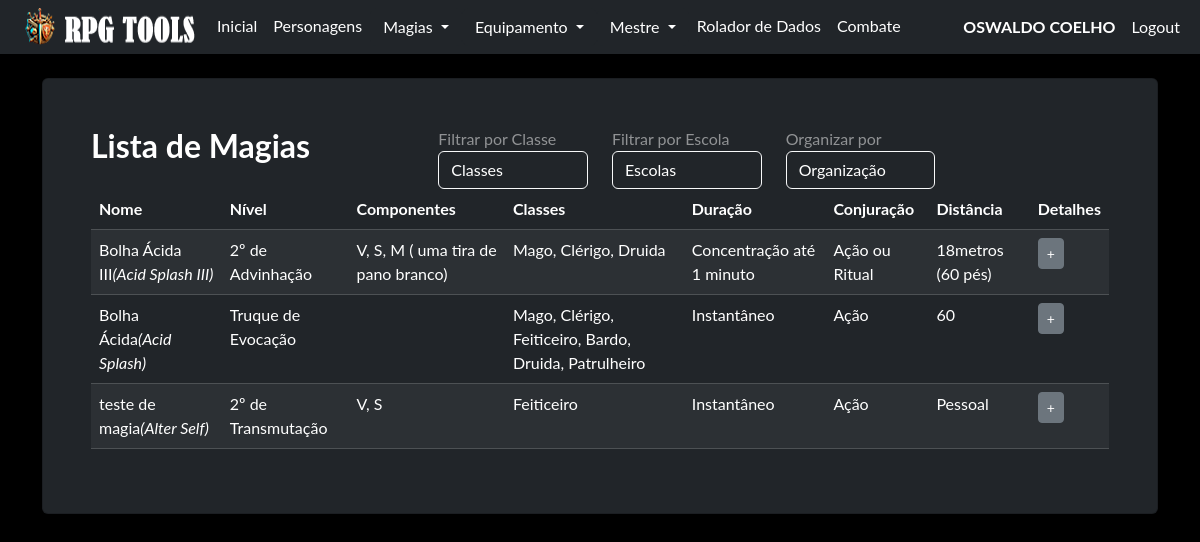
Page /magia/ (signed in) on the committed database.
### model/user_model.py (models this page shows, shortened)
class User(db.Model, UserMixin):
    __tablename__ = "user"
    id = db.Column('id', db.Integer, primary_key=True)
    nome = db.Column('nome', db.String(150))
    sobrenome = db.Column('sobrenome', db.String(150))
    email = db.Column('email', db.String(50), unique=True)
    telefone = db.Column('telefone', db.String(15), unique=True, nullable=False)
    login = db.Column('login', db.String(50), unique=True, nullable=False)
    senha = db.Column('senha', db.String(550), nullable=False)
    tipo = db.Column('tipo', db.String(25), nullable=False, default="none")
    personagens = db.relationship("Personagem", foreign_keys=[Personagem.id_user], back_populates="user")

### model/magias_model.py (models this page shows, shortened)
class Magias(db.Model):
    __tablename__ = "magias"
    id = db.Column(db.Integer, primary_key=True)
    magia = db.Column(db.JSON, nullable=False)
    @classmethod
    def filtrar_magias(cls, classe=None, escola=None, organizar=None, pt=True):
        query = cls.query
        if classe and classe != "Todas":
            classe_numero = CLASSES_NUMERO.get(classe)
            if classe_numero is not None:
                query = query.filter(cls.magia['classes'].contains([classe_numero]))
        if escola and escola != "Todas":
            escola_numero = ESCOLAS_NUMERO.get(escola)
            if escola_numero is not None:
                query = query.filter(cls.magia['escola'] == escola_numero)
        if organizar == 'Nome':
            query = query.order_by(asc(cls.magia['nome'])) if pt else query.order_by(asc(cls.magia['spellname']))
        elif organizar == 'NomeOriginal':
            query = query.order_by(asc(cls.magia['spellname']))
        else:
            query = query.order_by(asc(cls.magia['nome']))
        return query.all()

### routes/magia.py (the view)
@blueprint_magia.route('/', methods=['GET', 'POST'])
def index_magia():
    if request.method == 'GET':
        classe = request.args.get('classe', 'Todas')
        escola = request.args.get('escola', 'Todas')
        organizar = request.args.get('organizar', 'Nome')
        magias = Magias.filtrar_magias(classe=classe, escola=escola, organizar=organizar)
        for magia in magias:
            magia.magia['classes'] = [NUMERO_CLASSES.get(numero, 'Desconhecida') for numero in magia.magia['classes']]
            if magia.magia['escola'] is not None:
                magia.magia['escola'] = NUMERO_ESCOLAS.get(int(magia.magia['escola']))
            else:
                magia.magia['escola'] = 'Desconhecida'
        return render_template('magias.html', magias=magias,  escolas_numero=ESCOLAS_NUMERO)
    if request.method == 'POST':
        return redirect('/')

### routes/login.py (called while the page is built)
@login_manager.user_loader
def get_user(id):
    return User.query.get(id)

### templates/magias.html (shortened to what this page needs)
{% extends 'base.html' %}
{% block conteudo %}
    {% if current_user.is_authenticated %}
    <div id="magias" class="card shadow p-5 bg-dark text-white-50">
        <div class="row">
            <div class="col-md-4 form-group">
                <h2 class="text-white"><b>Lista de Magias</b></h2>
            </div>
            <div class="col-md-2 form-group">
                <label for="classe">Filtrar por Classe</label>
                                <div class="dropdown-container">
                                    <select id="classe" name="classe" class="form-control bg-dark text-white border-light">
                                        <option value="" disabled selected>Classes</option>
                                    </select>
                                </div>
            </div>
            <div class="col-md-2 form-group">
                <label for="escola">Filtrar por Escola</label>
                                <div class="dropdown-container">
                                    <select id="escola" name="escola" class="form-control bg-dark text-white border-light">
                                        <option value="" disabled selected>Escolas</option>
                                    </select>
                                </div>
            </div>
            <div class="col-md-2 form-group">
                <label for="organizar">Organizar por</label>
                                <div class="dropdown-container">
                                    <select id="organizar" name="organizar" class="form-control bg-dark text-white border-light">
                                        <option value="" disabled selected>Organização</option>
                                    </select>
                                </div>
            </div>
        </div>
        <table class="table table-striped table-dark table-hover">
            <thead>
                <tr>
                    <th>Nome</th>
                    <th>Nível</th>
                    <th>Componentes</th>
                    <th>Classes</th>
                    <th>Duração</th>
                    <th>Conjuração</th>
                    <th>Distância</th>
                    <th>Detalhes</th>
                </tr>
            </thead>
            <tbody>
                {% for magia in magias %}
                    <tr>
                        <td>{{ magia.magia["nome"] }}<i>({{ magia.magia["spellname"] }})</i></td>
                        {% if magia.magia["nivel"] == 'Truque' %}
                            <td>{{ magia.magia["nivel"] }} de {{ magia.magia["escola"] }}</td>
                        {% else %}
                            <td>{{ magia.magia["nivel"] }}º de {{ magia.magia["escola"] }}</td>
                        {% endif %}
                         <td>{{ magia.magia["componentes"]|join(", ") }}</td>
                         <td>{{ magia.magia["classes"]|join(", ")}}</td>
                         <td>{{ magia.magia["duracao"] }}</td>
                         <td>{{ magia.magia["casting"] }}</td>
                         <td>{{ magia.magia["distancia"] }}</td>
                         <td><button type="button" class="btn btn-secondary btn-sm" data-bs-toggle="modal" data-bs-target="#magiaModal{{ magia.id }}">+</button></td>
                    </tr>
                {% endfor %}
            </tbody>
        </table>
    </div>
    <br>
    {% endif %}
{% endblock %}

### templates/base.html (shortened to what this page needs)
<!doctype html>
<html lang="pt-BR">
  <head>
    <link rel="stylesheet" href="{{ url_for('static', filename='css/bootstrap.min.css') }}">
    <link rel="stylesheet" href="{{ url_for('static', filename='css/custom.css') }}">
  </head>
  <body class="bg-black font_rpg">
    <nav class="navbar navbar-expand-lg navbar bg-dark"  data-bs-theme="dark">
        <div class="container-fluid">
            <ul class="navbar-nav">
              <img src="/static/imagem/logo35.png"/>
              {% if current_user.is_authenticated %}
              <li class="nav-item"><a class="nav-link active mb-0 h1 text-white" href="/">Inicial</a> </li>
              <li class="nav-item"><a class="nav-link active mb-0 h1 text-white" href="/pj/">Personagens</a> </li>
              <li class="nav-item">
                <div class="dropdown">
                  <button class="btn btn-dark dropdown-toggle" type="button" data-bs-toggle="dropdown" aria-expanded="false">
                    Magias
                  </button>
                </div>
              </li>
              <li class="nav-item">
                <div class="dropdown">
                  <button class="btn btn-dark dropdown-toggle" type="button" data-bs-toggle="dropdown" aria-expanded="false">
                    Equipamento
                  </button>
                </div>
              </li>
              <li class="nav-item">
                <div class="dropdown">
                  <button class="btn btn-dark dropdown-toggle" type="button" data-bs-toggle="dropdown" aria-expanded="false">
                    Mestre
                  </button>
                </div>
              </li>
              <li class="nav-item"><a class="nav-link active mb-0 h1 text-white" href="/rolador/">Rolador de Dados</a> </li>
              <li class="nav-item"><a class="nav-link active mb-0 h1 text-white" href="#">Combate</a> </li>
              {% endif %}
            </ul>
              <ul class="navbar-nav ms-auto">
              {% if current_user.is_authenticated %}
                <li class="nav-item"><p class="nav-link active mb-0 h1 text-white"><b> {{current_user.nome}} {{current_user.sobrenome}}</b></p> </li>
                <li class="nav-item"><a class="nav-link active mb-0 h1 text-white" href="/logout">Logout</a> </li>
              {% else %}
                <li class="nav-item"><a class="nav-link active mb-0 h1 text-white" href="/login">Login</a> </li>
                <li class="nav-item"><a class="nav-link active mb-0 h1 text-white" href="/login/register">Register</a> </li>
              {% endif %}
              </ul>
        </div>
    </nav>
    <div class="container">
      <br>
        {% block conteudo %}
        {% endblock %}
        <br>
    </div>
  </body>

### static/css/custom.css (style rules this page uses)
.font_rpg { font-family: "Lato", "Helvetica Neue", Helvetica, Arial, sans-serif; }
::placeholder { color: #adb5bd; opacity: 1; }

### templates/base.html (style rules this page uses)
.dropdown-container { position: relative; }

### rows in the picture
User: nome "OSWALDO", sobrenome "COELHO"
Magias: magia.nome "Bolha Ácida III", magia.spellname "Acid Splash III", magia.nivel "2", magia.escola "Advinhação", magia.componentes "V, S, M ( uma tira de pano branco)", magia.classes "Mago, Clérigo, Druida", magia.duracao "Concentração até 1 minuto", magia.casting "Ação ou Ritual", magia.distancia "18metros (60 pés)"
Magias: magia.nome "Bolha Ácida", magia.spellname "Acid Splash", magia.nivel "Truque", magia.escola "Evocação", magia.classes "Mago, Clérigo, Feiticeiro, Bardo, Druida, Patrulheiro", magia.duracao "Instantâneo", magia.casting "Ação", magia.distancia "60"
Magias: magia.nome "teste de magia", magia.spellname "Alter Self", magia.nivel "2", magia.escola "Transmutação", magia.componentes "V, S", magia.classes "Feiticeiro", magia.duracao "Instantâneo", magia.casting "Ação", magia.distancia "Pessoal"
